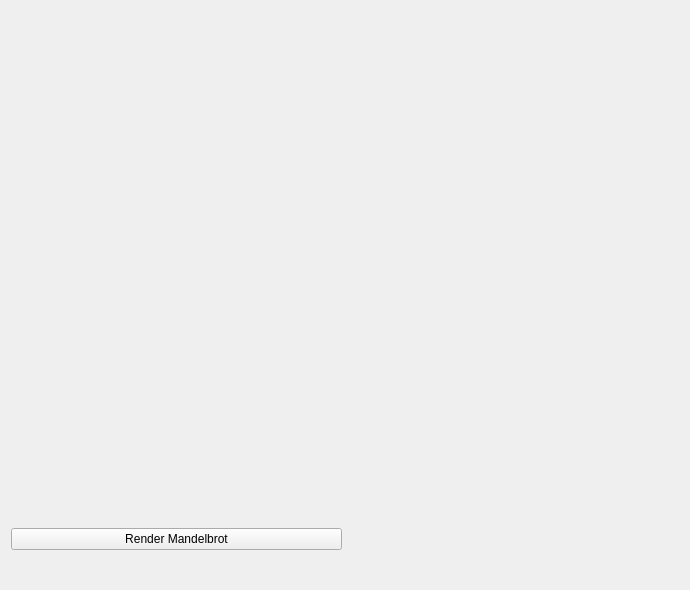
<?xml version="1.0" encoding="UTF-8"?>
<ui version="4.0">
 <class>MandelbrotPanel</class>
 <widget class="QWidget" name="MandelbrotPanel">
  <property name="geometry">
   <rect>
    <x>0</x>
    <y>0</y>
    <width>690</width>
    <height>590</height>
   </rect>
  </property>
  <property name="windowTitle">
   <string>Mandelbrot-Menge · Apfelmännchen</string>
  </property>
  <layout class="QVBoxLayout" name="panelLayout" stretch="1,0,0">
   <item>
    <widget class="caCamera" name="mandelbrotCamera">
     <property name="channelData" stdset="0">
      <string notr="true">internal://mandelbrotPixels</string>
     </property>
     <property name="channelWidth" stdset="0">
      <string notr="true">internal://mandelbrotWidth</string>
     </property>
     <property name="channelHeight" stdset="0">
      <string notr="true">internal://mandelbrotHeight</string>
     </property>
     <property name="simpleZoomedView">
      <bool>true</bool>
     </property>
     <property name="colorMode">
      <enum>caCamera::Mono8</enum>
     </property>
     <property name="ColorMap">
      <enum>caCamera::mono_to_hot</enum>
     </property>
     <property name="automaticLevels">
      <bool>false</bool>
     </property>
     <property name="minLevel">
      <string notr="true">0</string>
     </property>
     <property name="maxLevel">
      <string notr="true">255</string>
     </property>
    </widget>
   </item>
   <item>
    <layout class="QHBoxLayout" name="controls">
     <item>
      <widget class="QPushButton" name="render">
       <property name="text">
        <string>Render Mandelbrot</string>
       </property>
      </widget>
     </item>
     <item>
      <widget class="caScript" name="mandelbrotScript">
       <property name="minimumSize">
        <size>
         <width>280</width>
         <height>32</height>
        </size>
       </property>
       <property name="show">
        <bool>true</bool>
       </property>
       <property name="executionMode">
        <enum>caScript::DataDriven</enum>
       </property>
       <property name="channels">
        <string notr="true">[{"channel":"internal://mandelbrotWidth","alias":"width"},{"channel":"internal://mandelbrotHeight","alias":"height"}]</string>
       </property>
       <property name="outputChannels">
        <string notr="true">[{"channel":"internal://mandelbrotPixels","alias":"image"}]</string>
       </property>
       <property name="script">
        <string notr="true">const width = inputs.width.value;
const height = inputs.height.value;
const maxIterations = 96;
const pixels = new Array(width * height);
const step = 3.2 / width;
const colorScale = 225 / Math.log(maxIterations);

for (let y = 0; y &lt; height; ++y) {
    const ci = (height / 2 - y) * step;
    const ciSquared = ci * ci;
    for (let x = 0; x &lt; width; ++x) {
        const cr = -2.2 + x * step;
        const index = y * width + x;

        // Points in the main cardioid or period-2 bulb cannot escape.
        const offset = cr - 0.25;
        const q = offset * offset + ciSquared;
        if (q * (q + offset) &lt;= 0.25 * ciSquared ||
            (cr + 1) * (cr + 1) + ciSquared &lt;= 0.0625) {
            pixels[index] = 0;
            continue;
        }

        let zr = 0, zi = 0;
        let zrSquared = 0, ziSquared = 0;
        let iterations = 0;
        while (iterations &lt; maxIterations &amp;&amp; zrSquared + ziSquared &lt;= 4) {
            zi = 2 * zr * zi + ci;
            zr = zrSquared - ziSquared + cr;
            zrSquared = zr * zr;
            ziSquared = zi * zi;
            ++iterations;
        }
        pixels[index] = iterations === maxIterations
            ? 0 : Math.round(30 + colorScale * Math.log(iterations));
    }
}
outputs.image.value = pixels;</string>
       </property>
      </widget>
     </item>
    </layout>
   </item>
   <item>
    <widget class="QWidget" name="internalChannels">
     <property name="visible">
      <bool>false</bool>
     </property>
     <layout class="QHBoxLayout" name="channelDefinitions">
      <item>
       <widget class="genSoftPV" name="widthDefinition">
        <property name="variable">
         <string notr="true">mandelbrotWidth</string>
        </property>
        <property name="dataType">
         <enum>genSoftPV::Long</enum>
        </property>
        <property name="value">
         <string notr="true">256</string>
        </property>
       </widget>
      </item>
      <item>
       <widget class="genSoftPV" name="heightDefinition">
        <property name="variable">
         <string notr="true">mandelbrotHeight</string>
        </property>
        <property name="dataType">
         <enum>genSoftPV::Long</enum>
        </property>
        <property name="value">
         <string notr="true">192</string>
        </property>
       </widget>
      </item>
      <item>
       <widget class="genSoftPV" name="imageDefinition">
        <property name="variable">
         <string notr="true">mandelbrotPixels</string>
        </property>
        <property name="dataType">
         <enum>genSoftPV::Char</enum>
        </property>
        <property name="value">
         <string notr="true">0</string>
        </property>
        <property name="step">
         <double>0.0</double>
        </property>
        <property name="nelm">
         <number>49152</number>
        </property>
        <property name="nord">
         <number>49152</number>
        </property>
       </widget>
      </item>
     </layout>
    </widget>
   </item>
  </layout>
 </widget>
 <customwidgets>
  <customwidget>
   <class>caCamera</class>
   <extends>QWidget</extends>
   <header>cacamera.h</header>
  </customwidget>
  <customwidget>
   <class>caScript</class>
   <extends>QWidget</extends>
   <header>cascript.h</header>
   <slots>
    <slot>executeScript()</slot>
   </slots>
  </customwidget>
  <customwidget>
   <class>genSoftPV</class>
   <extends>QWidget</extends>
   <header>gensoftpv.h</header>
  </customwidget>
 </customwidgets>
 <resources/>
 <connections>
  <connection>
   <sender>render</sender>
   <signal>clicked()</signal>
   <receiver>mandelbrotScript</receiver>
   <slot>executeScript()</slot>
  </connection>
 </connections>
</ui>
